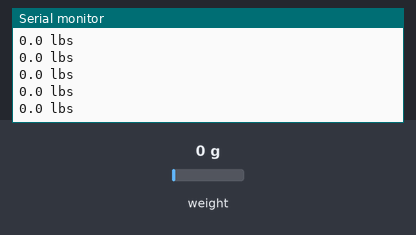
Simulated run of this sketch. Board: Arduino Uno, built with avr-gcc and run on an emulated ATmega328P. Shown: the last lines printed to the serial monitor. The test bench sets the inputs (shaded band); at power-on: weight on the scale 0 g.

Above: at 2.2 s.
2.3 s: weight on the scale set to 100 g
At 2.31 s:
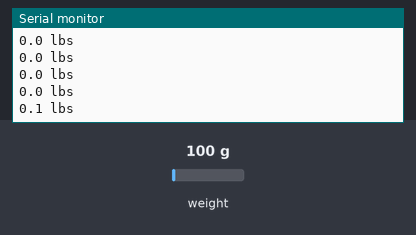
3.8 s: weight on the scale set to 1250 g
At 3.82 s:
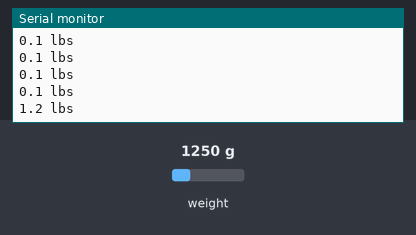
Timing chart, 0 to 6.8 s (numbered marks = the images above; inputs shaded):
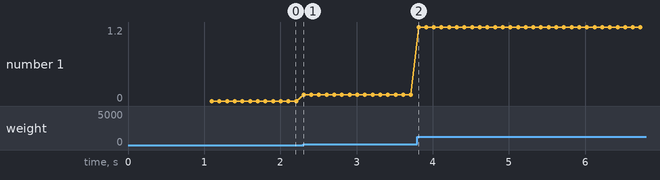

The sketch:

Load_cell.ino
```cpp
#include "HX711.h"

#define DOUT  3
#define CLK  2

HX711 scale(DOUT, CLK);

float calibration_factor = -7050;

void setup()
{
  Serial.begin(9600);

  scale.set_scale(calibration_factor);
  scale.tare();
}

void loop()
{
  Serial.print(scale.get_units(), 1);
  Serial.print(" lbs");
  Serial.println();
}
```

Measured:
- after the input at 2.3 s, the serial monitor: prints a new line at once (image 1)
- after the input at 3.8 s, the serial monitor: prints a new line at once (image 2)
- plotted number 1: 0 → 0.1 after the input at 2.3 s, 0.1 → 1.2 after the input at 3.8 s
